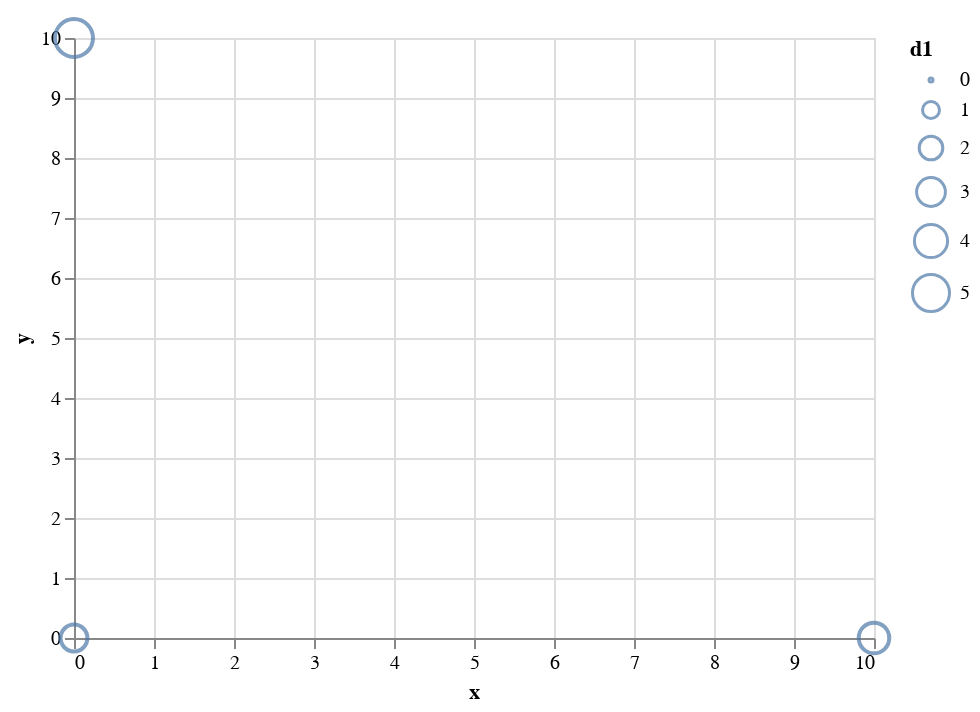

This figure's notebook cell:
### Code cell
import matplotlib.pyplot as plt

### Figure 1 — Vega-Lite specification as saved in the notebook (floating-point values rounded to 4 significant figures)
{"config": {"view": {"continuousWidth": 400, "continuousHeight": 300}}, "data": {"name": "data-68861cfadf4c9afec31e4ff3a0d8b991"}, "mark": "point", "encoding": {"size": {"type": "quantitative", "field": "d1"}, "x": {"type": "quantitative", "field": "x"}, "y": {"type": "quantitative", "field": "y"}}, "$schema": "https://vega.github.io/schema/vega-lite/v4.0.0.json", "datasets": {"data-68861cfadf4c9afec31e4ff3a0d8b991": [{"x": 0, "y": 0, "d1": 2.59, "d2": 4.81}, {"x": 0, "y": 10, "d1": 5.27, "d2": 0.83}, {"x": 10, "y": 0, "d1": 3.38, "d2": 7.08}]}}
